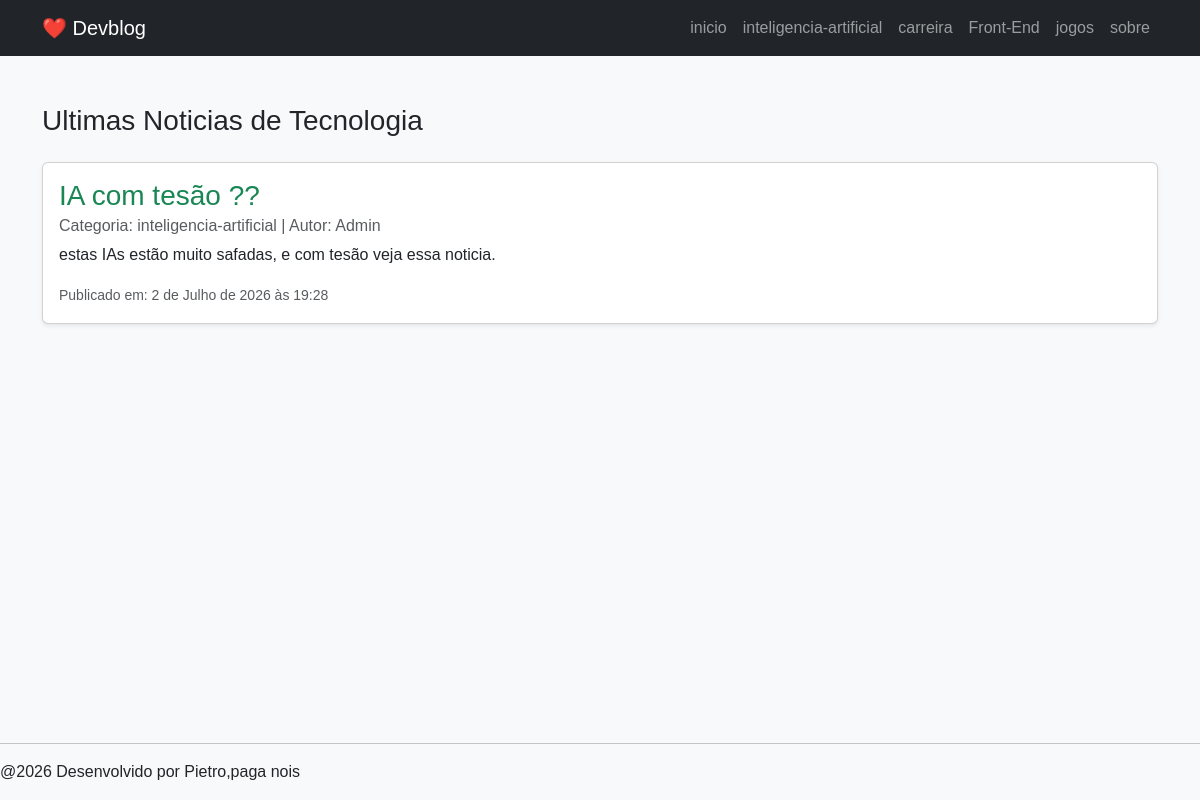
The app's page /categoria/1/ with its own data.
### blog/models.py (models this page shows, shortened)
class Categoria(models.Model):
    nome = models.CharField(max_length=100)

class Artigo(models.Model):
    titulo = models.CharField(max_length=200)
    autor = models.CharField(max_length=50,default="Admin")
    conteudo = models.TextField()
    data_publicacao = models.DateTimeField(auto_now_add=True)
    Categoria = models.ForeignKey(Categoria,on_delete=models.CASCADE)

### blog/views.py (the view)
# urls.py: path('categoria/<int:categoria_id>/', views.categoria, name='categoria'),
def categoria(request, categoria_id):
    categoria_atual = get_object_or_404(Categoria, id=categoria_id)
    noticias_filtradas = Artigo.objects.filter(Categoria=categoria_atual)
    todas_categorias = Categoria.objects.all()
    contexto = {
        'lista_artigos': noticias_filtradas,
        'lista_categorias': todas_categorias,
        'categoria_selecionada': categoria_atual # Opcional: para usar no título da página
    }
    return render(request, 'blog/index.html', contexto)

### blog/templates/blog/index.html
{% extends 'blog/base.html' %}
{% block content %}
    <h3 class="mb-4">Ultimas Noticias de Tecnologia</h3>
    {% for artigo in lista_artigos %}
        <div class="card mb-3 shadow-sm">
            <div class="card-body">
                <h3 class="card-title text-success">{{ artigo.titulo }}</h3>
                <h6 class="card-subtitle mb-2 text-muted">
                    Categoria: {{ artigo.Categoria.nome }} | Autor: {{ artigo.autor }}
                </h6>
                <p class="card-text">{{ artigo.conteudo }}</p>
                <p class="card-text">
                    <small class="text-muted">Publicado em: {{ artigo.data_publicacao }}</small>
                </p>
            </div>
        </div>
    {% empty %}
        <p>Nenhuma noticia publicada ainda.</p>
    {% endfor %}
{% endblock %}

### blog/templates/blog/base.html (shortened to what this page needs)
{% load static %}
<!DOCTYPE html>
<html lang="pt-BR">
<head>
    <link href="https://cdn.jsdelivr.net/npm/bootstrap@5.3.2/dist/css/bootstrap.min.css" rel="stylesheet">
    <link rel="stylesheet" href="{% static 'blog/css/style.css' %}">
</head>
<body class="bg-light d-flex flex-column min-vh-100">
    <nav class="navbar navbar-expand-lg navbar-dark bg-dark">
        <div class = "container">
            <a class = "navbar-brand" href="{% url 'home' %}">❤️ Devblog</a>
            <div class="collapse navbar-collapse">
                <ul class="navbar-nav ms-auto align-items-center">
                    <li class="nav-item">
                        <a class="nav-link" href="{% url 'home' %}">inicio</a>
                    </li>
                    {% for categoria in lista_categorias %}
    <li class="nav-item">
        <a class="nav-link" href="{% url 'categoria' categoria.id %}">{{ categoria.nome }}</a>
    </li>
    {% endfor %}
                    <li class="nav-item">
                        <a class="nav-link" href="{% url 'sobre' %}">sobre</a>
                    </li>
                </ul>
            </div>
        </div>
    </nav>
    <main class="container my-5 flex-grow-1">
        {% block content %}
        {% endblock %}
    </main>
    <footer class="bg-light">
        <hr>
        <p>@2026 Desenvolvido por Pietro,paga nois</p>
    </footer>
</body>
</html>

### blog/static/blog/css/style.css (style rules this page uses)
body { background-color: #f0f8ff; font-family: Arial, sans-serif; }

### records on screen
Categoria: nome "inteligencia-artificial"
Categoria: nome "carreira"
Categoria: nome "Front-End"
Categoria: nome "jogos"
Artigo: titulo "IA com tesão ??", Categoria.nome "inteligencia-artificial", autor "Admin", conteudo "estas IAs estão muito safadas, e com tesão veja essa noticia.", data_publicacao "2 de Julho de 2026 às 19:28"
